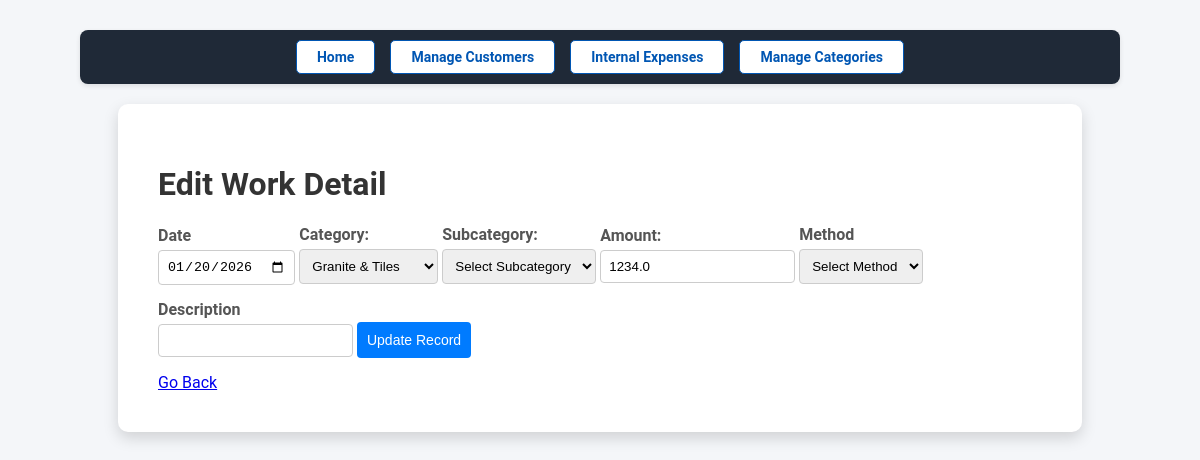
The app's page /customer/1/work_details/520/edit, older data.
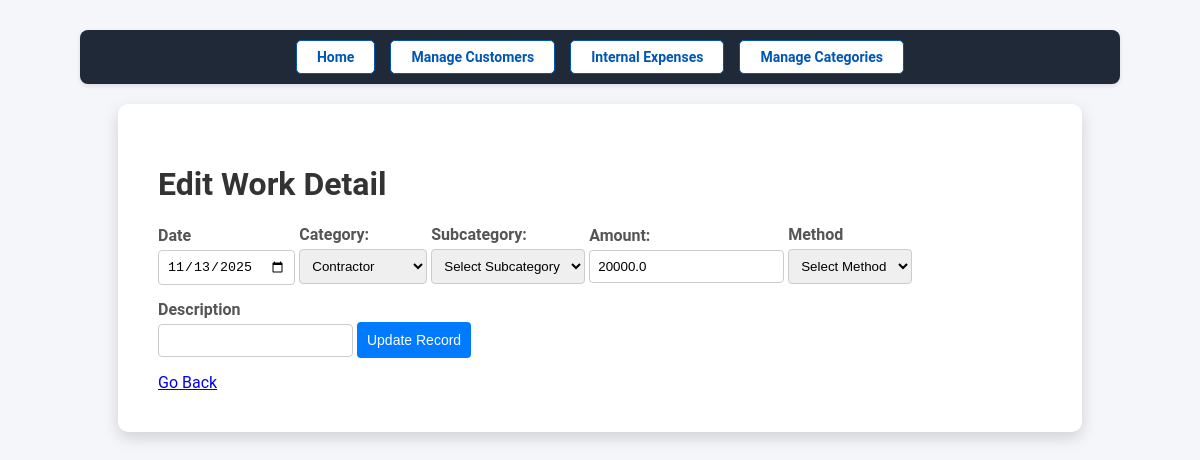
The same page, newer data.
### models.py (models this page shows)
class WorkDetail(db.Model):
  id = db.Column(db.Integer, primary_key=True)
  customer_id = db.Column(db.Integer, db.ForeignKey('customer.id'), nullable=False)
  date = db.Column(db.Date, nullable=False, default=datetime.utcnow)
  category_id = db.Column(db.Integer, db.ForeignKey('category.id'), nullable=False)
  subcategory_id = db.Column(db.Integer, db.ForeignKey('subcategory.id'), nullable=False)
  amount = db.Column(db.Float, nullable=False)
  method = db.Column(db.Text)
  description = db.Column(db.Text)
  category = db.relationship('Category', backref='work_details', lazy=True)
  subcategory = db.relationship('Subcategory', backref='work_details', lazy=True)
  customer = db.relationship('Customer', backref='work_details')

class Category(db.Model):
  id = db.Column(db.Integer, primary_key=True)
  name = db.Column(db.String(50), nullable=False, unique=True)
  type = db.Column(db.String(10), nullable=False)  # inflow or outflow

### abconstruction.py (the view, shortened to what this page needs)
@app.route('/customer/<int:customer_id>/work_details/<int:work_id>/edit', methods=['GET', 'POST'])
def edit_work_detail(customer_id, work_id):
  work = WorkDetail.query.get_or_404(work_id)
  categories = Category.query.all()
  subcategories = Subcategory.query.all()
  return render_template('edit_work_detail.html',
                         customer_id=customer_id,
                         work=work,
                         categories=categories,
                         subcategories=subcategories)

### templates/edit_work_detail.html (shortened to what this page needs)
<!DOCTYPE html>
<html lang="en">
<head>
    <link rel="stylesheet" href="{{ url_for('static', filename='styles.css') }}">
</head>
<body>
  <div class="navigation">
    <a href="{{ url_for('dashboard') }}" class="btn btn-secondary">Home</a>
    <a href="{{ url_for('manage_customers') }}" class="btn btn-secondary">Manage Customers</a>
    <a href="{{ url_for('manage_expenses') }}" class="btn btn-secondary">Internal Expenses</a>
    <a href="{{ url_for('manage_categories') }}" class="btn btn-secondary">Manage Categories</a>
  </div>
  <div class="container">
    <h1>Edit Work Detail</h1>
    <form method="POST">
      <div class="form-group">
        <label for="date">Date</label>
        <input type="date" name="date" value="{{ work.date.strftime('%Y-%m-%d') }}" required pattern="\d{4}-\d{2}-\d{2}">
      </div>
      <div class="form-group">
        <label for="category">Category:</label>
        <select name="category_id" id="category" required>
            {% for category in categories %}
                <option value="{{ category.id }}" {% if work.category_id == category.id %}selected{% endif %}>
                    {{ category.name }}
                </option>
            {% endfor %}
        </select>
      </div>
      <div class="form-group">
        <label for="subcategory">Subcategory:</label>
        <select name="subcategory_id" id="subcategory" data-selected="{{ work.subcategory_id or '' }}" required>
        </select>
      </div>
      <div class="form-group">
        <label for="amount">Amount:</label>
        <input type="text" id="amount" name="amount" value="{{ work.amount }}" required pattern="\d+(\.\d{1,2})?">
      </div>
      <div class="form-group">
        <label for="method">Method</label>
        <select name="method" id="method" data-selected="{{ work.method }}" required>
        </select>
      </div>
      <div class="form-group">
        <label for="description">Description</label>
        <input type="text" name="description" id="description" value="{{ work.description }}">
      </div>
      <div class="form-group">
        <button type="submit">Update Record</button>
      </div>
    </form>
    <a href="javascript:history.back();">Go Back</a>
  </div>
</body>
</html>

Row changes from the older to the newer data that the page shows:
changed WorkDetail "Select Subcategory": date "01/20/2026" → "11/13/2025"; category_id "Granite & Tiles" → "Contractor"; amount "1234.0" → "20000.0"
